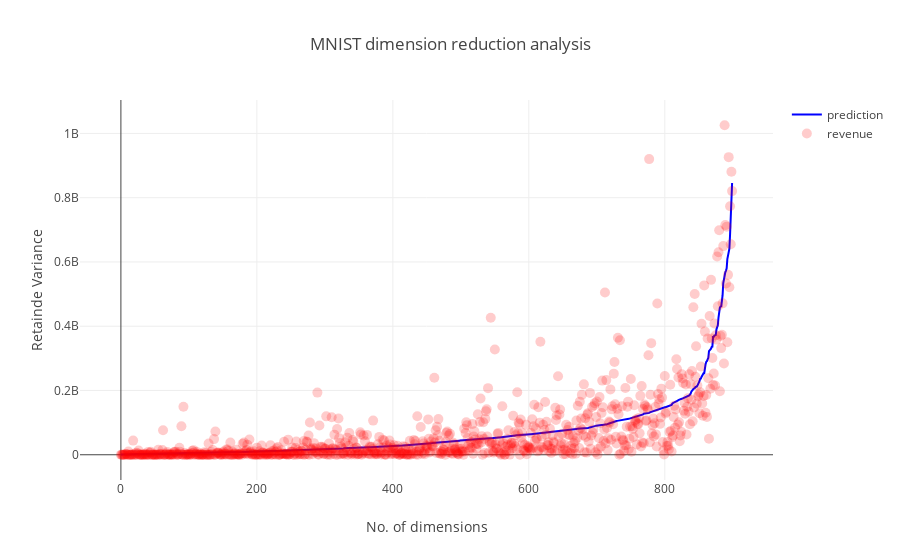

Notebook code for this chart:
### Code cell
trace0=go.Scatter(
        y=df_final_pred.prediction,
        x=df_final_pred.index,
        name="prediction",
        mode='lines',
        marker=dict(
        color="blue",
        size=10,
        opacity=0.2
        )
    )



trace1=go.Scatter(
        y=df_final_pred.revenue,
        x=df_final_pred.index,
        name="revenue",
        mode='markers',
        marker=dict(
        color="red",
        size=10,
        opacity=0.2,
    
        )
    )



data=[trace0, trace1]
figure=go.Figure(
    data=data,
    layout=go.Layout(
        title="MNIST dimension reduction analysis",
        xaxis=dict(title="No. of dimensions"),
        yaxis=dict(title="Retainde Variance"),

    
    ))
iplot(figure)

### Figure 1 — Plotly figure (JSON) as saved in the notebook; plotly's stock layout.template omitted (floating-point values rounded to 4 significant figures; data arrays with more than 128 entries replaced by an {"elided": "..."} marker saying what was removed)
{"data": [{"marker": {"color": "blue", "opacity": 0.2, "size": 10}, "mode": "lines", "name": "prediction", "type": "scatter", "uid": "8b583d3c-4278-416c-af2a-bbfc4249d76c", "x": {"elided": "900 int values"}, "y": {"elided": "900 float values"}}, {"marker": {"color": "red", "opacity": 0.2, "size": 10}, "mode": "markers", "name": "revenue", "type": "scatter", "uid": "836f9575-7599-457e-883c-d21262f2d53d", "x": {"elided": "900 int values"}, "y": {"elided": "900 int values"}}], "layout": {"title": {"text": "MNIST dimension reduction analysis"}, "xaxis": {"title": {"text": "No. of dimensions"}}, "yaxis": {"title": {"text": "Retainde Variance"}}}}
